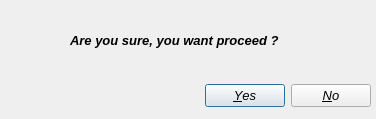
<?xml version="1.0" encoding="UTF-8"?>
<ui version="4.0">
 <class>Dialog</class>
 <widget class="QDialog" name="Dialog">
  <property name="geometry">
   <rect>
    <x>0</x>
    <y>0</y>
    <width>376</width>
    <height>119</height>
   </rect>
  </property>
  <property name="windowTitle">
   <string>Dialog</string>
  </property>
  <widget class="QDialogButtonBox" name="buttonBox">
   <property name="geometry">
    <rect>
     <x>30</x>
     <y>80</y>
     <width>341</width>
     <height>32</height>
    </rect>
   </property>
   <property name="font">
    <font>
     <pointsize>10</pointsize>
     <weight>50</weight>
     <italic>true</italic>
     <bold>false</bold>
    </font>
   </property>
   <property name="orientation">
    <enum>Qt::Horizontal</enum>
   </property>
   <property name="standardButtons">
    <set>QDialogButtonBox::No|QDialogButtonBox::Yes</set>
   </property>
  </widget>
  <widget class="QLabel" name="dialogMessage">
   <property name="geometry">
    <rect>
     <x>70</x>
     <y>30</y>
     <width>291</width>
     <height>20</height>
    </rect>
   </property>
   <property name="font">
    <font>
     <pointsize>10</pointsize>
     <weight>75</weight>
     <italic>true</italic>
     <bold>true</bold>
    </font>
   </property>
   <property name="text">
    <string>Are you sure, you want proceed ?</string>
   </property>
  </widget>
 </widget>
 <resources/>
 <connections>
  <connection>
   <sender>buttonBox</sender>
   <signal>accepted()</signal>
   <receiver>Dialog</receiver>
   <slot>accept()</slot>
   <hints>
    <hint type="sourcelabel">
     <x>248</x>
     <y>254</y>
    </hint>
    <hint type="destinationlabel">
     <x>157</x>
     <y>274</y>
    </hint>
   </hints>
  </connection>
  <connection>
   <sender>buttonBox</sender>
   <signal>rejected()</signal>
   <receiver>Dialog</receiver>
   <slot>reject()</slot>
   <hints>
    <hint type="sourcelabel">
     <x>316</x>
     <y>260</y>
    </hint>
    <hint type="destinationlabel">
     <x>286</x>
     <y>274</y>
    </hint>
   </hints>
  </connection>
 </connections>
</ui>
